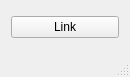
<?xml version="1.0" encoding="UTF-8"?>
<ui version="4.0">
 <class>MainWindow</class>
 <widget class="QMainWindow" name="MainWindow">
  <property name="geometry">
   <rect>
    <x>0</x>
    <y>0</y>
    <width>130</width>
    <height>77</height>
   </rect>
  </property>
  <property name="minimumSize">
   <size>
    <width>130</width>
    <height>77</height>
   </size>
  </property>
  <property name="maximumSize">
   <size>
    <width>130</width>
    <height>77</height>
   </size>
  </property>
  <property name="windowTitle">
   <string>Keyboard Connector</string>
  </property>
  <widget class="QWidget" name="centralWidget">
   <layout class="QGridLayout" name="gridLayout">
    <item row="0" column="0">
     <widget class="QPushButton" name="linkButton">
      <property name="text">
       <string>Link</string>
      </property>
     </widget>
    </item>
   </layout>
  </widget>
  <widget class="QMenuBar" name="menuBar">
   <property name="geometry">
    <rect>
     <x>0</x>
     <y>0</y>
     <width>93</width>
     <height>18</height>
    </rect>
   </property>
  </widget>
  <widget class="QStatusBar" name="statusBar"/>
 </widget>
 <layoutdefault spacing="6" margin="11"/>
 <resources/>
 <connections/>
</ui>
